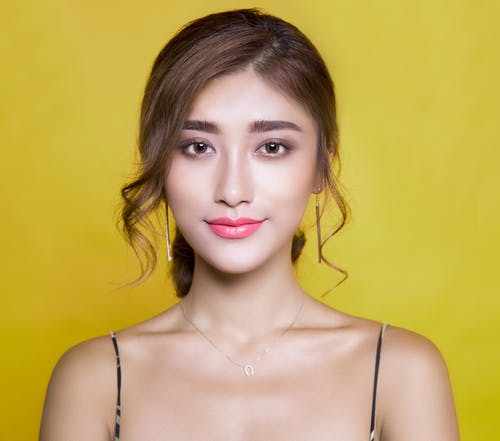
#> input picture Python/Day22/pic.jpeg, 500 x 441 px, given in place of the camera
$ jupyter execute --allow-errors Cascading.ipynb   (text cells are left out)
#> lines starting #> are read from the running program, lines starting #| are printed output that depends on the picture; after the words box and inside, x2 and y2 are one past the last pixel; in counts of white or black regions, pixels touching at a corner belong together
[cell 1]
import cv2
import numpy as np
from PIL import Image
import matplotlib.pyplot as plt
import requests
import io


url ="https://image.shutterstock.com/image-photo/beautiful-afro-man-front-brown-260nw-620050766.jpg"
#> (the rest of this cell did not finish here and is left out)

#> (a cell that did not finish here is left out)

[cell 3]
cv2.__path__##to check where the cv2 packages are resent

[cell 4]
detector=cv2.CascadeClassifier("C:\\Users\\Kashmiri\\Anaconda3\\Lib\\site-packages\\cv2\\data\\haarcascade_frontalface_default.xml")
#> (the rest of this cell did not finish here and is left out)

[cell 5]
import cv2
import numpy as np
from PIL import Image
import matplotlib.pyplot as plt
import requests
import io


multi_url ="https://curtisfamilydental.com/wp-content/uploads/2016/05/Multiple-people.jpg"
#> (the rest of this cell did not finish here and is left out)

[cell 6]
import cv2

cap = cv2.VideoCapture(0)

while True:
    _, frame = cap.read()
#> frame is the input picture: shape (441, 500, 3); mean B, G, R 91.1, 168.2, 194.5

    detector=cv2.CascadeClassifier("C:\\Users\\Kashmiri\\Anaconda3\\Lib\\site-packages\\cv2\\data\\haarcascade_frontalface_default.xml")
    faces = detector.detectMultiScale(frame, 1.3, 5)
#> faces = [[142, 75, 189, 189]]

    if (len(faces)>0):

        for face in faces :
            x,y,w,h = face
            cv2.rectangle(frame, (x,y), (x+w,y+h), (255,255,255),5)
#> this loop made 1 pass
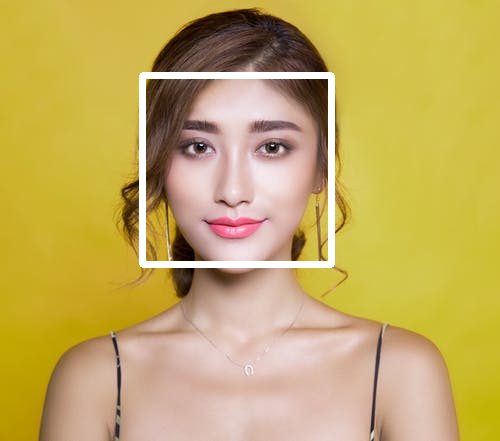
#> frame: shape (441, 500, 3); 2.39% of pixels changed, all inside (x1, y1, x2, y2) = (139, 72, 335, 268)

    cv2.imshow("webcam", frame)

    c=cv2.waitKey(1)
#> (key Esc is pressed here)

    if c== 27:
        break

cap.release()
cv2.destroyAllWindows()
